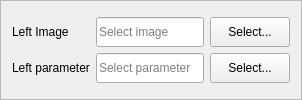
           <widget class="QFrame" name="frame_config_2">
            <property name="frameShape">
             <enum>QFrame::StyledPanel</enum>
            </property>
            <property name="frameShadow">
             <enum>QFrame::Raised</enum>
            </property>
            <layout class="QHBoxLayout" name="horizontalLayout_17">
             <item>
              <layout class="QHBoxLayout" name="horizontalLayout_7">
               <item>
                <layout class="QVBoxLayout" name="verticalLayout_2">
                 <item>
                  <layout class="QGridLayout" name="gridLayout_5">
                   <item row="0" column="1">
                    <widget class="QLineEdit" name="lineedit_right_image_path">
                     <property name="minimumSize">
                      <size>
                       <width>0</width>
                       <height>30</height>
                      </size>
                     </property>
                     <property name="maximumSize">
                      <size>
                       <width>16777215</width>
                       <height>16777215</height>
                      </size>
                     </property>
                     <property name="inputMask">
                      <string/>
                     </property>
                     <property name="text">
                      <string/>
                     </property>
                     <property name="readOnly">
                      <bool>true</bool>
                     </property>
                     <property name="placeholderText">
                      <string>Select image</string>
                     </property>
                    </widget>
                   </item>
                   <item row="0" column="0">
                    <widget class="QLabel" name="label_4">
                     <property name="maximumSize">
                      <size>
                       <width>112</width>
                       <height>16777215</height>
                      </size>
                     </property>
                     <property name="text">
                      <string>Left Image</string>
                     </property>
                    </widget>
                   </item>
                   <item row="0" column="2">
                    <widget class="QPushButton" name="btn_right_image">
                     <property name="minimumSize">
                      <size>
                       <width>0</width>
                       <height>30</height>
                      </size>
                     </property>
                     <property name="maximumSize">
                      <size>
                       <width>16777215</width>
                       <height>16777215</height>
                      </size>
                     </property>
                     <property name="text">
                      <string>Select...</string>
                     </property>
                    </widget>
                   </item>
                   <item row="1" column="2">
                    <widget class="QPushButton" name="btn_right_parameter">
                     <property name="minimumSize">
                      <size>
                       <width>0</width>
                       <height>30</height>
                      </size>
                     </property>
                     <property name="maximumSize">
                      <size>
                       <width>16777215</width>
                       <height>16777215</height>
                      </size>
                     </property>
                     <property name="text">
                      <string>Select...</string>
                     </property>
                    </widget>
                   </item>
                   <item row="1" column="1">
                    <widget class="QLineEdit" name="lineedit_right_parameter_path">
                     <property name="minimumSize">
                      <size>
                       <width>0</width>
                       <height>30</height>
                      </size>
                     </property>
                     <property name="maximumSize">
                      <size>
                       <width>16777215</width>
                       <height>16777215</height>
                      </size>
                     </property>
                     <property name="text">
                      <string/>
                     </property>
                     <property name="readOnly">
                      <bool>true</bool>
                     </property>
                     <property name="placeholderText">
                      <string>Select parameter </string>
                     </property>
                    </widget>
                   </item>
                   <item row="1" column="0">
                    <widget class="QLabel" name="label_5">
                     <property name="maximumSize">
                      <size>
                       <width>112</width>
                       <height>16777215</height>
                      </size>
                     </property>
                     <property name="text">
                      <string>Left parameter</string>
                     </property>
                    </widget>
                   </item>
                  </layout>
                 </item>
                </layout>
               </item>
              </layout>
             </item>
            </layout>
           </widget>
